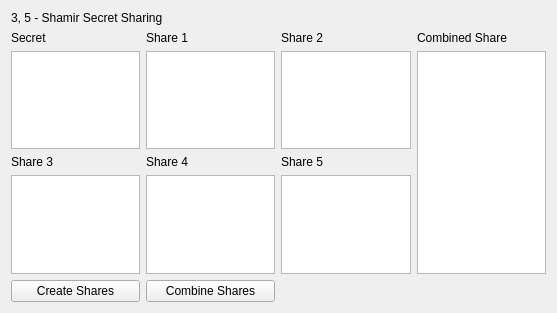
<?xml version="1.0" encoding="UTF-8"?>
<ui version="4.0">
 <class>Widget</class>
 <widget class="QWidget" name="Widget">
  <property name="geometry">
   <rect>
    <x>0</x>
    <y>0</y>
    <width>557</width>
    <height>313</height>
   </rect>
  </property>
  <property name="windowTitle">
   <string>Widget</string>
  </property>
  <layout class="QGridLayout" name="gridLayout">
   <item row="0" column="0" colspan="3">
    <widget class="QLabel" name="label">
     <property name="text">
      <string>3, 5 - Shamir Secret Sharing</string>
     </property>
    </widget>
   </item>
   <item row="1" column="0">
    <widget class="QLabel" name="label_2">
     <property name="text">
      <string>Secret</string>
     </property>
    </widget>
   </item>
   <item row="1" column="1">
    <widget class="QLabel" name="label_3">
     <property name="text">
      <string>Share 1</string>
     </property>
    </widget>
   </item>
   <item row="1" column="2">
    <widget class="QLabel" name="label_4">
     <property name="text">
      <string>Share 2</string>
     </property>
    </widget>
   </item>
   <item row="1" column="3">
    <widget class="QLabel" name="label_8">
     <property name="text">
      <string>Combined Share</string>
     </property>
    </widget>
   </item>
   <item row="2" column="0">
    <widget class="QPlainTextEdit" name="plainTextEdit_Secret"/>
   </item>
   <item row="2" column="1">
    <widget class="QPlainTextEdit" name="plainTextEdit_s1"/>
   </item>
   <item row="2" column="2">
    <widget class="QPlainTextEdit" name="plainTextEdit_s2"/>
   </item>
   <item row="2" column="3" rowspan="3">
    <widget class="QPlainTextEdit" name="plainTextEdit_cs"/>
   </item>
   <item row="3" column="0">
    <widget class="QLabel" name="label_5">
     <property name="text">
      <string>Share 3</string>
     </property>
    </widget>
   </item>
   <item row="3" column="1">
    <widget class="QLabel" name="label_6">
     <property name="text">
      <string>Share 4</string>
     </property>
    </widget>
   </item>
   <item row="3" column="2">
    <widget class="QLabel" name="label_7">
     <property name="text">
      <string>Share 5</string>
     </property>
    </widget>
   </item>
   <item row="4" column="0">
    <widget class="QPlainTextEdit" name="plainTextEdit_s3"/>
   </item>
   <item row="4" column="1">
    <widget class="QPlainTextEdit" name="plainTextEdit_s4"/>
   </item>
   <item row="4" column="2">
    <widget class="QPlainTextEdit" name="plainTextEdit_s5"/>
   </item>
   <item row="5" column="0">
    <widget class="QPushButton" name="pushButton_create_share">
     <property name="text">
      <string>Create Shares</string>
     </property>
    </widget>
   </item>
   <item row="5" column="1">
    <widget class="QPushButton" name="pushButton_combine_share">
     <property name="text">
      <string>Combine Shares</string>
     </property>
    </widget>
   </item>
  </layout>
 </widget>
 <resources/>
 <connections/>
</ui>
